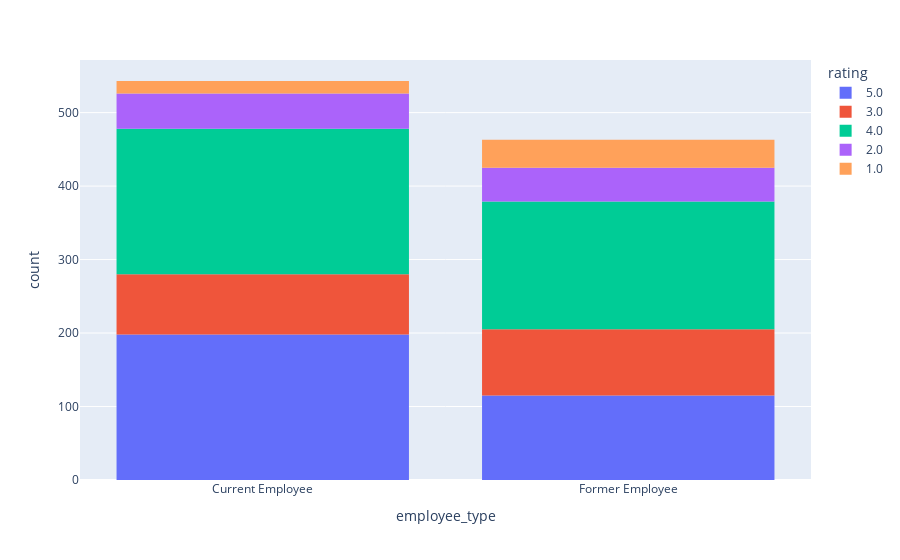

This figure's notebook cell:
### Markdown cell above
#### Employee type vs rating

### Code cell
px.histogram(walmart_df, x="employee_type", color="rating")

### Figure 1 — Plotly figure (JSON) as saved in the notebook; plotly's stock layout.template omitted (floating-point values rounded to 4 significant figures; data arrays with more than 128 entries replaced by an {"elided": "..."} marker saying what was removed)
{"data": [{"alignmentgroup": "True", "bingroup": "x", "hovertemplate": "rating=5.0<br>employee_type=%{x}<br>count=%{y}<extra></extra>", "legendgroup": "5.0", "marker": {"color": "#636efa", "pattern": {"shape": ""}}, "name": "5.0", "offsetgroup": "5.0", "orientation": "v", "showlegend": true, "type": "histogram", "x": {"elided": "313 str values"}, "xaxis": "x", "yaxis": "y"}, {"alignmentgroup": "True", "bingroup": "x", "hovertemplate": "rating=3.0<br>employee_type=%{x}<br>count=%{y}<extra></extra>", "legendgroup": "3.0", "marker": {"color": "#EF553B", "pattern": {"shape": ""}}, "name": "3.0", "offsetgroup": "3.0", "orientation": "v", "showlegend": true, "type": "histogram", "x": {"elided": "172 str values"}, "xaxis": "x", "yaxis": "y"}, {"alignmentgroup": "True", "bingroup": "x", "hovertemplate": "rating=4.0<br>employee_type=%{x}<br>count=%{y}<extra></extra>", "legendgroup": "4.0", "marker": {"color": "#00cc96", "pattern": {"shape": ""}}, "name": "4.0", "offsetgroup": "4.0", "orientation": "v", "showlegend": true, "type": "histogram", "x": {"elided": "372 str values"}, "xaxis": "x", "yaxis": "y"}, {"alignmentgroup": "True", "bingroup": "x", "hovertemplate": "rating=2.0<br>employee_type=%{x}<br>count=%{y}<extra></extra>", "legendgroup": "2.0", "marker": {"color": "#ab63fa", "pattern": {"shape": ""}}, "name": "2.0", "offsetgroup": "2.0", "orientation": "v", "showlegend": true, "type": "histogram", "x": ["Current Employee", "Current Employee", "Current Employee", "Current Employee", "Former Employee", "Current Employee", "Current Employee", "Former Employee", "Current Employee", "Current Employee", "Current Employee", "Former Employee", "Current Employee", "Former Employee", "Former Employee", "Former Employee", "Former Employee", "Current Employee", "Former Employee", "Current Employee", "Current Employee", "Former Employee", "Current Employee", "Current Employee", "Former Employee", "Current Employee", "Current Employee", "Current Employee", "Former Employee", "Current Employee", "Current Employee", "Former Employee", "Former Employee", "Current Employee", "Current Employee", "Former Employee", "Current Employee", "Current Employee", "Current Employee", "Former Employee", "Current Employee", "Former Employee", "Former Employee", "Former Employee", "Current Employee", "Former Employee", "Former Employee", "Current Employee", "Former Employee", "Former Employee", "Current Employee", "Current Employee", "Former Employee", "Former Employee", "Current Employee", "Former Employee", "Former Employee", "Current Employee", "Former Employee", "Current Employee", "Current Employee", "Current Employee", "Former Employee", "Former Employee", "Former Employee", "Current Employee", "Current Employee", "Current Employee", "Former Employee", "Former Employee", "Former Employee", "Former Employee", "Former Employee", "Current Employee", "Former Employee", "Former Employee", "Former Employee", "Former Employee", "Former Employee", "Current Employee", "Current Employee", "Current Employee", "Former Employee", "Current Employee", "Current Employee", "Current Employee", "Former Employee", "Former Employee", "Former Employee", "Current Employee", "Former Employee", "Current Employee", "Current Employee", "Former Employee"], "xaxis": "x", "yaxis": "y"}, {"alignmentgroup": "True", "bingroup": "x", "hovertemplate": "rating=1.0<br>employee_type=%{x}<br>count=%{y}<extra></extra>", "legendgroup": "1.0", "marker": {"color": "#FFA15A", "pattern": {"shape": ""}}, "name": "1.0", "offsetgroup": "1.0", "orientation": "v", "showlegend": true, "type": "histogram", "x": ["Former Employee", "Current Employee", "Former Employee", "Current Employee", "Former Employee", "Former Employee", "Former Employee", "Former Employee", "Former Employee", "Former Employee", "Former Employee", "Former Employee", "Current Employee", "Current Employee", "Current Employee", "Former Employee", "Former Employee", "Former Employee", "Former Employee", "Former Employee", "Current Employee", "Former Employee", "Former Employee", "Current Employee", "Former Employee", "Current Employee", "Former Employee", "Former Employee", "Former Employee", "Current Employee", "Current Employee", "Former Employee", "Former Employee", "Current Employee", "Former Employee", "Current Employee", "Former Employee", "Current Employee", "Former Employee", "Former Employee", "Current Employee", "Former Employee", "Current Employee", "Former Employee", "Current Employee", "Current Employee", "Former Employee", "Former Employee", "Former Employee", "Former Employee", "Former Employee", "Former Employee", "Former Employee", "Former Employee", "Former Employee"], "xaxis": "x", "yaxis": "y"}], "layout": {"barmode": "relative", "legend": {"title": {"text": "rating"}, "tracegroupgap": 0}, "margin": {"t": 60}, "xaxis": {"anchor": "y", "domain": [0, 1], "title": {"text": "employee_type"}}, "yaxis": {"anchor": "x", "domain": [0, 1], "title": {"text": "count"}}}}
